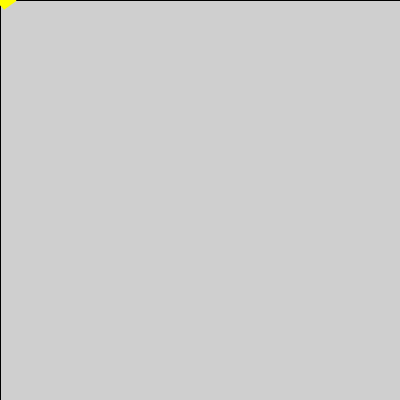
Frame 1 (no input)
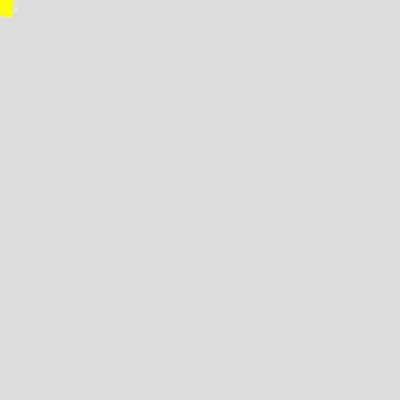
Frame 60 (the mouse pressed at the canvas centre just before this capture)
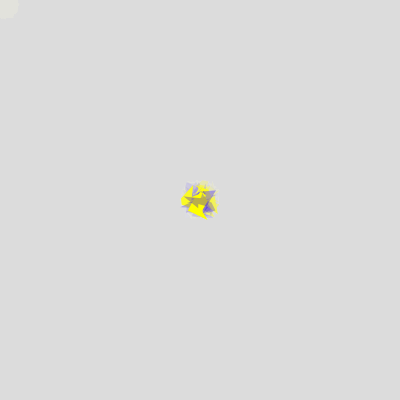
Frame 120 (the mouse held since frame 60 and released just before this capture)

The Processing sketch that drew these frames (run headless with seeded random() and noise(); from frame 60 on, the mouse is pressed at the canvas centre):

// Processing sketch: processing_133619
// ── processing_133619.pde

Flutter[] myOrigami;
Origami follower;

int flutterCount = 0;

void setup() {
  size(400,400);
  myOrigami = new Flutter[100];
  
  follower = new Origami(width/2,color(255,255,0));
  
  /*
  for (int i=0; i<myOrigami.length; i=i+1){
    float newX = map(i, 0, myOrigami.length, 0, width);
    float newRed = map(i, 0, myOrigami.length, 0, 255);
    color newColor = color( newRed, 255,255 );
    myOrigami[i] = new Origami(newX, newColor);
  }
  */
  noCursor();
}

void draw () {
  fill(220, 40);
  rect(0,0,width,height);
  follower.update();
  follower.display();
  
  for ( int i=0; i<flutterCount; i++) {
    myOrigami[i].update();
    myOrigami[i].display();
  }
  
}

void mousePressed() {

  float newRed = random(255);
  color newColor = color( newRed, random(0), random(255), 80 );
  
  if (flutterCount < myOrigami.length) {
    myOrigami[flutterCount] = new Flutter(mouseX, mouseY, newColor); 
    flutterCount ++;
  }
}
class Flutter {
  float x;
  float y;
  color fillColor;


Flutter( float theX, float theY, color theColor) {
  x = theX;
  y = theY;
  fillColor = theColor;
}

void update() {

}

void display() {
  
  int resolution = 12;
  float radius = 10;
  
  pushMatrix();
  translate(x,y);
  beginShape();
  noStroke();
  fill(fillColor);
  float myX = 0, myY = 0;
  
  for ( int i=0; i<resolution; i=i+1 ) {
    float angle = map( i, 0, resolution, 0, TWO_PI );   // 0 to TWO_PI is 0 to 360 degrees
    float circleOffX = cos(angle) * radius;             // x offset from circle center
    float circleOffY = sin(angle) * radius;             // y offset from circle center
    myX = circleOffX + random( -10, 10 );                     //
    myY = circleOffY + random( -10, 10 );

    vertex( myX, myY );
  }
  endShape(CLOSE);
  popMatrix();
}}

class Origami {
  float x;
  float y;
  color fillColor;


Origami( float theX, color theColor) {
  x = theX;
  y = height * 0.5;
  fillColor = theColor;
}

void update() {
  x = x + random(-5, 5);
  y = y + random(-5, 25);
}

void display() {
  
  int resolution = 12;
  float radius = 10;
  float circleX = mouseX;
  float circleY = mouseY;
  
  beginShape();
  noStroke();
  fill(fillColor);
  for ( int i=0; i<resolution; i=i+1 ) {
    float angle = map( i, 0, resolution, 0, TWO_PI );   // 0 to TWO_PI is 0 to 360 degrees
    float circleOffX = cos(angle) * radius;             // x offset from circle center
    float circleOffY = sin(angle) * radius;             // y offset from circle center
    float x = circleX + circleOffX + random( -10, 10 );                     //
    float y = circleY + circleOffY + random( -10, 10 );

    vertex( x, y );
  }
  endShape(CLOSE);
}}
